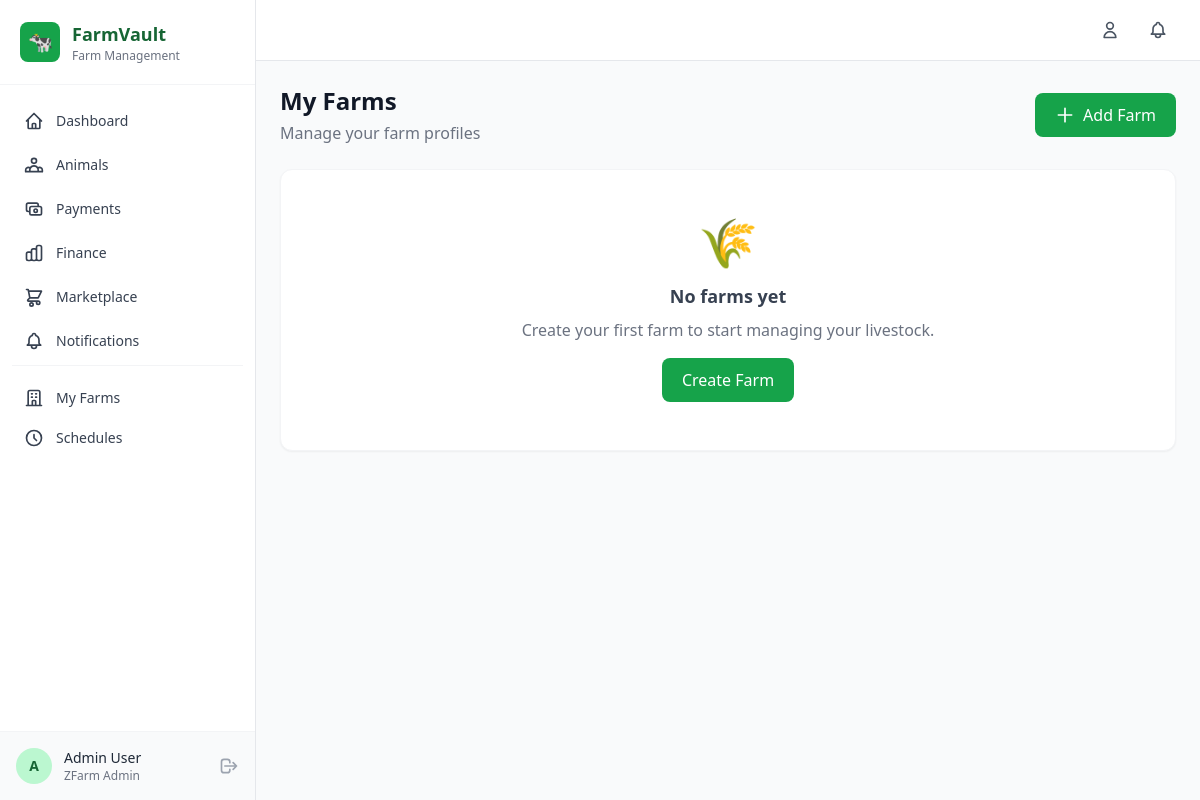
The app's page /accounts/farms/ (signed in) with its own data.
### accounts/models.py (models this page shows, shortened)
class Farmer(AbstractUser):
    id = models.UUIDField(primary_key=True, default=uuid.uuid4, editable=False)
    phone_number = models.CharField(max_length=20, unique=True, blank=True, null=True)
    mpesa_number = models.CharField(max_length=20, blank=True, null=True, help_text="M-Pesa linked phone number")
    id_number = models.CharField(max_length=20, blank=True, null=True)
    location = models.CharField(max_length=200, blank=True)
    county = models.CharField(max_length=100, blank=True)
    farm_type = models.CharField(max_length=100, blank=True, help_text="e.g., Dairy, Poultry, Mixed")
    farm_name = models.CharField(max_length=200, blank=True)
    avatar = models.ImageField(upload_to='avatars/', blank=True, null=True)
    is_verified = models.BooleanField(default=False)
    is_vet = models.BooleanField(default=False, help_text="Is this user a veterinarian?")
    created_at = models.DateTimeField(auto_now_add=True)
    updated_at = models.DateTimeField(auto_now=True)
    REQUIRED_FIELDS = ['email']
    class Meta:
        verbose_name = 'Farmer'
        verbose_name_plural = 'Farmers'
        ordering = ['-created_at']

### accounts/views.py (the view)
# urls.py: path('farms/', views.farm_list, name='farm_list'),
@login_required
def farm_list(request):
    farms = Farm.objects.filter(owner=request.user)
    return render(request, 'accounts/farm_list.html', {'farms': farms})

### templates/accounts/farm_list.html (shortened to what this page needs)
{% extends 'base.html' %}
{% block content %}
<div class="max-w-5xl mx-auto">
    <div class="flex flex-col sm:flex-row sm:items-center sm:justify-between mb-6 gap-4">
        <div><h1 class="text-2xl font-bold text-gray-900">My Farms</h1><p class="text-gray-500 mt-1">Manage your farm profiles</p></div>
        <a href="{% url 'accounts:farm_create' %}" class="bg-primary-600 hover:bg-primary-700 text-white font-medium py-2.5 px-5 rounded-lg inline-flex items-center gap-2">
            <svg class="w-5 h-5" fill="none" stroke="currentColor" viewBox="0 0 24 24"><path stroke-linecap="round" stroke-linejoin="round" stroke-width="2" d="M12 4v16m8-8H4"/></svg> Add Farm
        </a>
    </div>
    {% if farms %}
    <div class="grid grid-cols-1 md:grid-cols-2 gap-4">
        {% for farm in farms %}
        <div class="bg-white rounded-xl shadow-sm border border-gray-100 p-6 hover:shadow-md transition-shadow">
            <div class="flex items-start justify-between">
                <div>
                    <h3 class="text-lg font-semibold text-gray-900">{{ farm.name }}</h3>
                    <p class="text-sm text-gray-500 mt-1">{{ farm.location }}{% if farm.county %}, {{ farm.county }}{% endif %}</p>
                </div>
                <span class="text-xs bg-green-100 text-green-700 px-2 py-1 rounded-full capitalize">{{ farm.get_livestock_type_display }}</span>
            </div>
            <p class="text-sm text-gray-600 mt-3">{{ farm.description|truncatewords:20|default:"No description" }}</p>
            <div class="flex items-center gap-4 mt-4 pt-4 border-t border-gray-100 text-sm text-gray-500">
                <span>{{ farm.animal_count }} animals</span>
                {% if farm.size_acres %}<span>{{ farm.size_acres }} acres</span>{% endif %}
            </div>
            <div class="flex gap-2 mt-4">
                <a href="{% url 'accounts:farm_detail' pk=farm.pk %}" class="bg-primary-600 hover:bg-primary-700 text-white text-sm font-medium py-2 px-4 rounded-lg inline-flex items-center gap-1">View</a>
                <a href="{% url 'accounts:farm_edit' pk=farm.pk %}" class="bg-gray-200 hover:bg-gray-300 text-gray-800 text-sm font-medium py-2 px-4 rounded-lg inline-flex items-center gap-1">Edit</a>
                <a href="{% url 'accounts:farm_delete' pk=farm.pk %}" class="text-red-600 hover:text-red-700 text-sm font-medium px-3 py-2 rounded-lg hover:bg-red-50">Delete</a>
            </div>
        </div>
        {% endfor %}
    </div>
    {% else %}
    <div class="bg-white rounded-xl shadow-sm border border-gray-100 p-12 text-center">
        <span class="text-5xl block mb-4">🌾</span>
        <h3 class="text-lg font-semibold text-gray-700">No farms yet</h3>
        <p class="text-gray-500 mt-2 mb-4">Create your first farm to start managing your livestock.</p>
        <a href="{% url 'accounts:farm_create' %}" class="bg-primary-600 hover:bg-primary-700 text-white font-medium py-2.5 px-5 rounded-lg inline-flex items-center gap-2">Create Farm</a>
    </div>
    {% endif %}
</div>
{% endblock %}

### templates/base.html (shortened to what this page needs)
{% load static %}
<!DOCTYPE html>
<html lang="en" class="h-full">
<head>
    <script src="https://cdn.tailwindcss.com"></script>
</head>
<body class="h-full bg-gray-50 text-gray-800">
    {% if user.is_authenticated %}
    <aside id="sidebar" class="fixed left-0 top-0 h-full w-64 bg-white border-r border-gray-200 z-50 transform -translate-x-full lg:translate-x-0 transition-transform duration-300">
        <div class="flex items-center gap-3 p-5 border-b border-gray-100">
            <div class="w-10 h-10 bg-primary-600 rounded-lg flex items-center justify-center">
                <span class="text-white text-xl">🐄</span>
            </div>
            <div>
                <h1 class="text-lg font-bold text-primary-800">FarmVault</h1>
                <p class="text-xs text-gray-500">Farm Management</p>
            </div>
        </div>
        <nav class="mt-4 px-3 space-y-1">
            <a href="{% url 'analytics:dashboard' %}" class="nav-link flex items-center gap-3 px-3 py-2.5 rounded-lg text-sm font-medium text-gray-700 hover:bg-primary-50 hover:text-primary-700 transition-colors ">
                <svg class="w-5 h-5" fill="none" stroke="currentColor" viewBox="0 0 24 24"><path stroke-linecap="round" stroke-linejoin="round" stroke-width="2" d="M3 12l2-2m0 0l7-7 7 7M5 10v10a1 1 0 001 1h3m10-11l2 2m-2-2v10a1 1 0 01-1 1h-3m-6 0a1 1 0 001-1v-4a1 1 0 011-1h2a1 1 0 011 1v4a1 1 0 001 1m-6 0h6"/></svg>
                Dashboard
            </a>
            <a href="{% url 'animals:animal_list' %}" class="nav-link flex items-center gap-3 px-3 py-2.5 rounded-lg text-sm font-medium text-gray-700 hover:bg-primary-50 hover:text-primary-700 transition-colors">
                Animals
            </a>
            <a href="{% url 'payments:transaction_list' %}" class="nav-link flex items-center gap-3 px-3 py-2.5 rounded-lg text-sm font-medium text-gray-700 hover:bg-primary-50 hover:text-primary-700 transition-colors">
                <svg class="w-5 h-5" fill="none" stroke="currentColor" viewBox="0 0 24 24"><path stroke-linecap="round" stroke-linejoin="round" stroke-width="2" d="M17 9V7a2 2 0 00-2-2H5a2 2 0 00-2 2v6a2 2 0 002 2h2m2 4h10a2 2 0 002-2v-6a2 2 0 00-2-2H9a2 2 0 00-2 2v6a2 2 0 002 2zm7-5a2 2 0 11-4 0 2 2 0 014 0z"/></svg>
                Payments
            </a>
            <a href="{% url 'payments:finance_summary' %}" class="nav-link flex items-center gap-3 px-3 py-2.5 rounded-lg text-sm font-medium text-gray-700 hover:bg-primary-50 hover:text-primary-700 transition-colors">
                Finance
            </a>
            <a href="{% url 'marketplace:listing_list' %}" class="nav-link flex items-center gap-3 px-3 py-2.5 rounded-lg text-sm font-medium text-gray-700 hover:bg-primary-50 hover:text-primary-700 transition-colors">
                <svg class="w-5 h-5" fill="none" stroke="currentColor" viewBox="0 0 24 24"><path stroke-linecap="round" stroke-linejoin="round" stroke-width="2" d="M3 3h2l.4 2M7 13h10l4-8H5.4M7 13L5.4 5M7 13l-2.293 2.293c-.63.63-.184 1.707.707 1.707H17m0 0a2 2 0 100 4 2 2 0 000-4zm-8 2a2 2 0 100 4 2 2 0 000-4z"/></svg>
                Marketplace
            </a>
            <a href="{% url 'notifications:notification_list' %}" class="nav-link flex items-center gap-3 px-3 py-2.5 rounded-lg text-sm font-medium text-gray-700 hover:bg-primary-50 hover:text-primary-700 transition-colors">
                Notifications
            </a>
            <div class="border-t border-gray-100 my-3 pt-3">
                <a href="{% url 'accounts:farm_list' %}" class="nav-link flex items-center gap-3 px-3 py-2.5 rounded-lg text-sm font-medium text-gray-700 hover:bg-primary-50 hover:text-primary-700 transition-colors">
                    <svg class="w-5 h-5" fill="none" stroke="currentColor" viewBox="0 0 24 24"><path stroke-linecap="round" stroke-linejoin="round" stroke-width="2" d="M19 21V5a2 2 0 00-2-2H7a2 2 0 00-2 2v16m14 0h2m-2 0h-5m-9 0H3m2 0h5M9 7h1m-1 4h1m4-4h1m-1 4h1m-5 10v-5a1 1 0 011-1h2a1 1 0 011 1v5m-4 0h4"/></svg>
                    My Farms
                </a>
                <a href="{% url 'notifications:schedule_list' %}" class="nav-link flex items-center gap-3 px-3 py-2.5 rounded-lg text-sm font-medium text-gray-700 hover:bg-primary-50 hover:text-primary-700 transition-colors">
                    <svg class="w-5 h-5" fill="none" stroke="currentColor" viewBox="0 0 24 24"><path stroke-linecap="round" stroke-linejoin="round" stroke-width="2" d="M12 8v4l3 3m6-3a9 9 0 11-18 0 9 9 0 0118 0z"/></svg>
                    Schedules
                </a>
            </div>
        </nav>
        <div class="absolute bottom-0 left-0 right-0 p-4 border-t border-gray-100 bg-gray-50">
            <div class="flex items-center gap-3">
                <div class="w-9 h-9 bg-primary-200 rounded-full flex items-center justify-center">
                    <span class="text-primary-800 font-semibold text-sm">{{ user.first_name.0|default:user.username.0|upper }}</span>
                </div>
                <div class="flex-1 min-w-0">
                    <p class="text-sm font-medium text-gray-800 truncate">{{ user.get_full_name|default:user.username }}</p>
                    <p class="text-xs text-gray-500 truncate">{{ user.farm_name|default:"Farmer" }}</p>
                </div>
                <a href="{% url 'accounts:logout' %}" class="text-gray-400 hover:text-red-500 transition-colors" title="Logout">
                    <svg class="w-5 h-5" fill="none" stroke="currentColor" viewBox="0 0 24 24"><path stroke-linecap="round" stroke-linejoin="round" stroke-width="2" d="M17 16l4-4m0 0l-4-4m4 4H7m6 4v1a3 3 0 01-3 3H6a3 3 0 01-3-3V7a3 3 0 013-3h4a3 3 0 013 3v1"/></svg>
                </a>
            </div>
        </div>
    </aside>
    <div class="lg:ml-64 min-h-screen">
        <header class="bg-white border-b border-gray-200 sticky top-0 z-30">
            <div class="flex items-center justify-between px-4 py-3 sm:px-6">
                <div class="flex items-center gap-3">
                    <a href="{% url 'accounts:profile' %}" class="text-gray-600 hover:text-primary-600 transition-colors p-2 rounded-lg hover:bg-gray-100" title="Profile">
                        <svg class="w-5 h-5" fill="none" stroke="currentColor" viewBox="0 0 24 24"><path stroke-linecap="round" stroke-linejoin="round" stroke-width="2" d="M16 7a4 4 0 11-8 0 4 4 0 018 0zM12 14a7 7 0 00-7 7h14a7 7 0 00-7-7z"/></svg>
                    </a>
                    <a href="{% url 'notifications:notification_list' %}" class="text-gray-600 hover:text-primary-600 transition-colors p-2 rounded-lg hover:bg-gray-100 relative" title="Notifications">
                    </a>
                </div>
            </div>
        </header>
        <main class="p-4 sm:p-6">
            {% block content %}{% endblock %}
        </main>
    </div>
    {% endif %}
</body>
</html>

### records on screen
Farmer: first_name.0 "A", get_full_name "Admin User", farm_name "ZFarm Admin"
